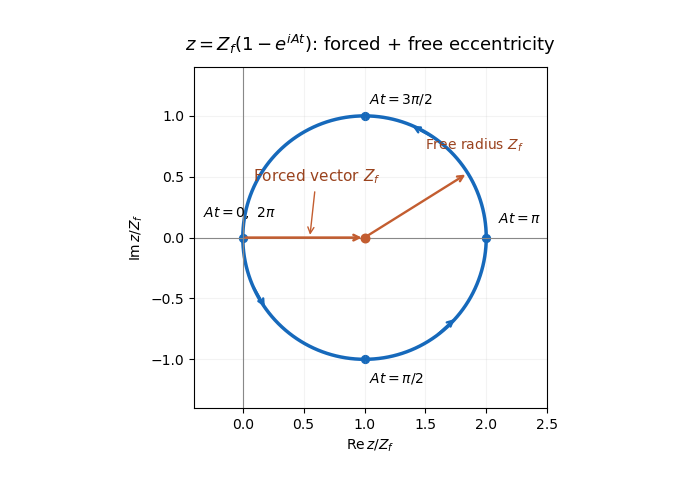

Here is the Python script that generated this plot:
"""Original secular eccentricity diagram. Tested Python 3.14.4,
numpy 2.3.5, matplotlib 3.10.7. Output is a cwd basename; MPLCONFIGDIR is preserved.
"""
import matplotlib
matplotlib.use('Agg')
import matplotlib.pyplot as plt
import numpy as np

fig,ax=plt.subplots(figsize=(6.8001,4.8001),dpi=100,facecolor='white')
fig.subplots_adjust(left=.13,right=.96,bottom=.15,top=.86)
phase=np.linspace(0,2*np.pi,801)
z=1-np.exp(1j*phase)
ax.plot(z.real,z.imag,color='#1669bb',lw=2.5)
ax.axhline(0,color='#888888',lw=.8);ax.axvline(0,color='#888888',lw=.8)
for p in [.4,2.2,4.1]:
    za=1-np.exp(1j*p);zb=1-np.exp(1j*(p+.23))
    ax.annotate('',xy=(zb.real,zb.imag),xytext=(za.real,za.imag),arrowprops={'arrowstyle':'->','color':'#1669bb','lw':1.7})
for p,label,dx,dy in [(0,r'$At=0,\ 2\pi$',-.03,.17),(np.pi/2,r'$At=\pi/2$',.04,-.19),(np.pi,r'$At=\pi$',.10,.12),(3*np.pi/2,r'$At=3\pi/2$',.04,.10)]:
    zi=1-np.exp(1j*p)
    ax.scatter([zi.real],[zi.imag],s=32,color='#1669bb')
    ax.text(zi.real+dx,zi.imag+dy,label,fontsize=10,ha='center' if p==0 else 'left')
ax.scatter([1],[0],s=38,color='#c35d30',zorder=5)
ax.annotate('',xy=(1,0),xytext=(0,0),arrowprops={'arrowstyle':'->','color':'#c35d30','lw':1.8})
ax.annotate(r'Forced vector $Z_f$',xy=(.55,0),xytext=(.08,.46),fontsize=11,color='#9a431e',arrowprops={'arrowstyle':'->','color':'#c35d30'})
p=3.7;point=1-np.exp(1j*p)
ax.annotate('',xy=(point.real,point.imag),xytext=(1,0),arrowprops={'arrowstyle':'->','color':'#c35d30','lw':1.7})
ax.text(1.50,.72,r'Free radius $Z_f$',color='#9a431e',fontsize=10)
ax.set_aspect('equal');ax.set_xlim(-.4,2.5);ax.set_ylim(-1.4,1.4)
ax.set_xlabel(r'$\operatorname{Re}z/Z_f$');ax.set_ylabel(r'$\operatorname{Im}z/Z_f$')
ax.set_title(r'$z=Z_f(1-e^{iAt})$: forced + free eccentricity',fontsize=13,pad=12)
ax.grid(alpha=.15)
fig.savefig('paper-64-eccentricity-circle.png',dpi=100,facecolor='white',transparent=False)
plt.close(fig)
